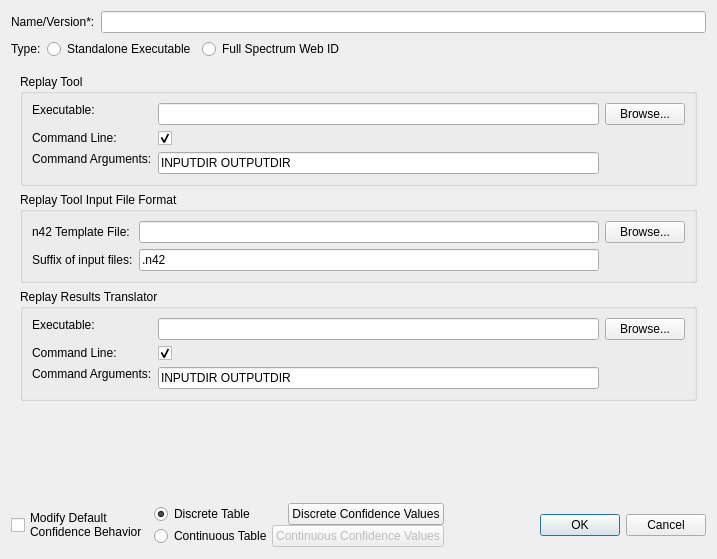
<?xml version="1.0" encoding="UTF-8"?>
<ui version="4.0">
 <class>ReplayDialog</class>
 <widget class="QDialog" name="ReplayDialog">
  <property name="geometry">
   <rect>
    <x>0</x>
    <y>0</y>
    <width>717</width>
    <height>559</height>
   </rect>
  </property>
  <property name="windowTitle">
   <string>New Replay Software</string>
  </property>
  <layout class="QGridLayout" name="gridLayout_4">
   <item row="0" column="0">
    <layout class="QHBoxLayout" name="horizontalLayout_7">
     <property name="sizeConstraint">
      <enum>QLayout::SizeConstraint::SetMinimumSize</enum>
     </property>
     <item>
      <widget class="QLabel" name="label_4">
       <property name="sizePolicy">
        <sizepolicy hsizetype="Preferred" vsizetype="Fixed">
         <horstretch>0</horstretch>
         <verstretch>0</verstretch>
        </sizepolicy>
       </property>
       <property name="text">
        <string>Name/Version*:</string>
       </property>
      </widget>
     </item>
     <item>
      <widget class="QLineEdit" name="txtName"/>
     </item>
    </layout>
   </item>
   <item row="1" column="0">
    <layout class="QHBoxLayout" name="horizontalLayout">
     <item>
      <widget class="QLabel" name="label_2">
       <property name="text">
        <string>Type:</string>
       </property>
      </widget>
     </item>
     <item>
      <widget class="QRadioButton" name="radioStandalone">
       <property name="text">
        <string>Standalone Executable</string>
       </property>
       <property name="checked">
        <bool>true</bool>
       </property>
      </widget>
     </item>
     <item>
      <widget class="QRadioButton" name="radioWeb">
       <property name="text">
        <string>Full Spectrum Web ID</string>
       </property>
      </widget>
     </item>
     <item>
      <spacer name="horizontalSpacer">
       <property name="orientation">
        <enum>Qt::Orientation::Horizontal</enum>
       </property>
       <property name="sizeHint" stdset="0">
        <size>
         <width>40</width>
         <height>20</height>
        </size>
       </property>
      </spacer>
     </item>
    </layout>
   </item>
   <item row="2" column="0">
    <widget class="QStackedWidget" name="stack">
     <property name="currentIndex">
      <number>0</number>
     </property>
     <widget class="QWidget" name="standaloneStackPage">
      <layout class="QVBoxLayout" name="verticalLayout_2">
       <item>
        <widget class="QGroupBox" name="groupBox_3">
         <property name="title">
          <string>Replay Tool</string>
         </property>
         <layout class="QGridLayout" name="gridLayout_3">
          <item row="0" column="0">
           <widget class="QLabel" name="label_5">
            <property name="text">
             <string>Executable:</string>
            </property>
            <property name="alignment">
             <set>Qt::AlignmentFlag::AlignLeading|Qt::AlignmentFlag::AlignLeft|Qt::AlignmentFlag::AlignTop</set>
            </property>
           </widget>
          </item>
          <item row="1" column="1" colspan="2">
           <widget class="QCheckBox" name="cbCmdLine">
            <property name="text">
             <string/>
            </property>
            <property name="checked">
             <bool>true</bool>
            </property>
           </widget>
          </item>
          <item row="0" column="2">
           <widget class="QPushButton" name="btnBrowseExecutable">
            <property name="text">
             <string>Browse...</string>
            </property>
           </widget>
          </item>
          <item row="0" column="1">
           <widget class="QLineEdit" name="txtCmdLine">
            <property name="minimumSize">
             <size>
              <width>151</width>
              <height>21</height>
             </size>
            </property>
           </widget>
          </item>
          <item row="1" column="0">
           <widget class="QLabel" name="label_12">
            <property name="text">
             <string>Command Line:</string>
            </property>
            <property name="alignment">
             <set>Qt::AlignmentFlag::AlignLeading|Qt::AlignmentFlag::AlignLeft|Qt::AlignmentFlag::AlignTop</set>
            </property>
           </widget>
          </item>
          <item row="2" column="0">
           <widget class="QLabel" name="label_3">
            <property name="text">
             <string>Command Arguments:</string>
            </property>
            <property name="alignment">
             <set>Qt::AlignmentFlag::AlignLeading|Qt::AlignmentFlag::AlignLeft|Qt::AlignmentFlag::AlignTop</set>
            </property>
           </widget>
          </item>
          <item row="2" column="1">
           <widget class="QLineEdit" name="txtSettings">
            <property name="toolTip">
             <string>Enter the command line options here. INPUTDIR and OUTPUTDIR tags are automatically converted by RASE to the proper folder paths</string>
            </property>
            <property name="text">
             <string>INPUTDIR OUTPUTDIR</string>
            </property>
            <property name="placeholderText">
             <string/>
            </property>
            <property name="clearButtonEnabled">
             <bool>false</bool>
            </property>
           </widget>
          </item>
         </layout>
        </widget>
       </item>
       <item>
        <widget class="QGroupBox" name="groupBox">
         <property name="title">
          <string>Replay Tool Input File Format </string>
         </property>
         <property name="flat">
          <bool>false</bool>
         </property>
         <layout class="QGridLayout" name="gridLayout">
          <item row="0" column="1">
           <widget class="QLineEdit" name="txtTemplatePath"/>
          </item>
          <item row="0" column="0" alignment="Qt::AlignmentFlag::AlignLeft|Qt::AlignmentFlag::AlignVCenter">
           <widget class="QLabel" name="label_6">
            <property name="text">
             <string>n42 Template File:</string>
            </property>
            <property name="alignment">
             <set>Qt::AlignmentFlag::AlignLeading|Qt::AlignmentFlag::AlignLeft|Qt::AlignmentFlag::AlignTop</set>
            </property>
           </widget>
          </item>
          <item row="0" column="2">
           <widget class="QPushButton" name="btnBrowseTranslator">
            <property name="text">
             <string>Browse...</string>
            </property>
           </widget>
          </item>
          <item row="1" column="0">
           <widget class="QLabel" name="label">
            <property name="text">
             <string>Suffix of input files:</string>
            </property>
           </widget>
          </item>
          <item row="1" column="1">
           <widget class="QLineEdit" name="txtFilenameSuffix">
            <property name="toolTip">
             <string>Suffix of the filename expected by the replay tool (e.g. &quot;_U.n42&quot;).</string>
            </property>
            <property name="text">
             <string>.n42</string>
            </property>
           </widget>
          </item>
         </layout>
        </widget>
       </item>
       <item>
        <widget class="QGroupBox" name="groupBox_2">
         <property name="sizePolicy">
          <sizepolicy hsizetype="Preferred" vsizetype="Preferred">
           <horstretch>0</horstretch>
           <verstretch>0</verstretch>
          </sizepolicy>
         </property>
         <property name="title">
          <string>Replay Results Translator</string>
         </property>
         <layout class="QGridLayout" name="gridLayout_2">
          <item row="3" column="0">
           <widget class="QLabel" name="label_8">
            <property name="text">
             <string>Command Arguments:</string>
            </property>
            <property name="alignment">
             <set>Qt::AlignmentFlag::AlignLeading|Qt::AlignmentFlag::AlignLeft|Qt::AlignmentFlag::AlignTop</set>
            </property>
           </widget>
          </item>
          <item row="0" column="2">
           <widget class="QPushButton" name="btnBrowseResultsTranslator">
            <property name="text">
             <string>Browse...</string>
            </property>
           </widget>
          </item>
          <item row="2" column="0">
           <widget class="QLabel" name="label_11">
            <property name="text">
             <string>Command Line:</string>
            </property>
            <property name="alignment">
             <set>Qt::AlignmentFlag::AlignLeading|Qt::AlignmentFlag::AlignLeft|Qt::AlignmentFlag::AlignTop</set>
            </property>
           </widget>
          </item>
          <item row="3" column="1">
           <widget class="QLineEdit" name="txtSettings_3">
            <property name="toolTip">
             <string>Enter the command line options here. INPUTDIR and OUTPUTDIR tags are automatically converted by RASE to the proper folder paths</string>
            </property>
            <property name="text">
             <string>INPUTDIR OUTPUTDIR </string>
            </property>
           </widget>
          </item>
          <item row="0" column="0">
           <widget class="QLabel" name="label_9">
            <property name="text">
             <string>Executable:</string>
            </property>
            <property name="alignment">
             <set>Qt::AlignmentFlag::AlignLeading|Qt::AlignmentFlag::AlignLeft|Qt::AlignmentFlag::AlignTop</set>
            </property>
           </widget>
          </item>
          <item row="0" column="1">
           <widget class="QLineEdit" name="txtResultsTranslator">
            <property name="minimumSize">
             <size>
              <width>151</width>
              <height>21</height>
             </size>
            </property>
           </widget>
          </item>
          <item row="2" column="1" colspan="2">
           <widget class="QCheckBox" name="cbCmdLine_3">
            <property name="checked">
             <bool>true</bool>
            </property>
           </widget>
          </item>
         </layout>
        </widget>
       </item>
       <item>
        <widget class="QLabel" name="txtAssociatedDetectors">
         <property name="text">
          <string/>
         </property>
        </widget>
       </item>
      </layout>
     </widget>
     <widget class="QWidget" name="webStackPage">
      <layout class="QFormLayout" name="formLayout">
       <item row="0" column="0">
        <widget class="QLabel" name="label_7">
         <property name="text">
          <string>Web Address</string>
         </property>
        </widget>
       </item>
       <item row="0" column="1">
        <widget class="QLineEdit" name="txtWebAddress">
         <property name="minimumSize">
          <size>
           <width>250</width>
           <height>0</height>
          </size>
         </property>
         <property name="text">
          <string>https://full-spectrum.sandia.gov/</string>
         </property>
         <property name="cursorPosition">
          <number>0</number>
         </property>
        </widget>
       </item>
       <item row="1" column="0">
        <widget class="QLabel" name="label_10">
         <property name="text">
          <string>Instrument DRF</string>
         </property>
        </widget>
       </item>
       <item row="1" column="1">
        <widget class="QComboBox" name="cmbDRFs"/>
       </item>
       <item row="2" column="1">
        <widget class="QPushButton" name="btnUpdateDRFList">
         <property name="sizePolicy">
          <sizepolicy hsizetype="Minimum" vsizetype="Fixed">
           <horstretch>0</horstretch>
           <verstretch>0</verstretch>
          </sizepolicy>
         </property>
         <property name="text">
          <string>Get List of Instrument DRFs from Web ID</string>
         </property>
        </widget>
       </item>
      </layout>
     </widget>
    </widget>
   </item>
   <item row="3" column="0">
    <layout class="QHBoxLayout" name="horizontalLayout_2">
     <property name="spacing">
      <number>-1</number>
     </property>
     <property name="rightMargin">
      <number>0</number>
     </property>
     <property name="bottomMargin">
      <number>0</number>
     </property>
     <item>
      <widget class="QCheckBox" name="cbConfUse">
       <property name="toolTip">
        <string>In addition to unweighted results, RASE will also calculate weighted ID performance based on reported ID confidence.
Use this if you know how confidences are reported by your instrument and wish to override the default confidence weighting.</string>
       </property>
       <property name="text">
        <string>Modify Default
Confidence Behavior</string>
       </property>
       <property name="checked">
        <bool>false</bool>
       </property>
      </widget>
     </item>
     <item>
      <layout class="QVBoxLayout" name="verticalLayout">
       <property name="spacing">
        <number>0</number>
       </property>
       <property name="bottomMargin">
        <number>1</number>
       </property>
       <item>
        <layout class="QHBoxLayout" name="horizontalLayout_3">
         <item>
          <widget class="QRadioButton" name="radioConfDisc">
           <property name="enabled">
            <bool>true</bool>
           </property>
           <property name="text">
            <string>Discrete Table</string>
           </property>
           <property name="checked">
            <bool>true</bool>
           </property>
           <attribute name="buttonGroup">
            <string notr="true">buttonGroup</string>
           </attribute>
          </widget>
         </item>
         <item>
          <widget class="QPushButton" name="btnConfDisc">
           <property name="text">
            <string>Discrete Confidence Values</string>
           </property>
          </widget>
         </item>
        </layout>
       </item>
       <item>
        <layout class="QHBoxLayout" name="horizontalLayout_4">
         <item>
          <widget class="QRadioButton" name="radioConfCont">
           <property name="text">
            <string>Continuous Table</string>
           </property>
           <property name="checked">
            <bool>false</bool>
           </property>
           <attribute name="buttonGroup">
            <string notr="true">buttonGroup</string>
           </attribute>
          </widget>
         </item>
         <item>
          <widget class="QPushButton" name="btnConfCont">
           <property name="enabled">
            <bool>false</bool>
           </property>
           <property name="text">
            <string>Continuous Confidence Values</string>
           </property>
          </widget>
         </item>
        </layout>
       </item>
      </layout>
     </item>
     <item>
      <spacer name="horizontalSpacer_2">
       <property name="orientation">
        <enum>Qt::Orientation::Horizontal</enum>
       </property>
       <property name="sizeHint" stdset="0">
        <size>
         <width>40</width>
         <height>20</height>
        </size>
       </property>
      </spacer>
     </item>
     <item>
      <widget class="QDialogButtonBox" name="buttonBox">
       <property name="orientation">
        <enum>Qt::Orientation::Horizontal</enum>
       </property>
       <property name="standardButtons">
        <set>QDialogButtonBox::StandardButton::Cancel|QDialogButtonBox::StandardButton::Ok</set>
       </property>
      </widget>
     </item>
    </layout>
   </item>
  </layout>
 </widget>
 <resources/>
 <connections>
  <connection>
   <sender>buttonBox</sender>
   <signal>accepted()</signal>
   <receiver>ReplayDialog</receiver>
   <slot>accept()</slot>
   <hints>
    <hint type="sourcelabel">
     <x>248</x>
     <y>254</y>
    </hint>
    <hint type="destinationlabel">
     <x>157</x>
     <y>274</y>
    </hint>
   </hints>
  </connection>
  <connection>
   <sender>buttonBox</sender>
   <signal>rejected()</signal>
   <receiver>ReplayDialog</receiver>
   <slot>reject()</slot>
   <hints>
    <hint type="sourcelabel">
     <x>316</x>
     <y>260</y>
    </hint>
    <hint type="destinationlabel">
     <x>286</x>
     <y>274</y>
    </hint>
   </hints>
  </connection>
 </connections>
 <buttongroups>
  <buttongroup name="buttonGroup"/>
 </buttongroups>
</ui>
